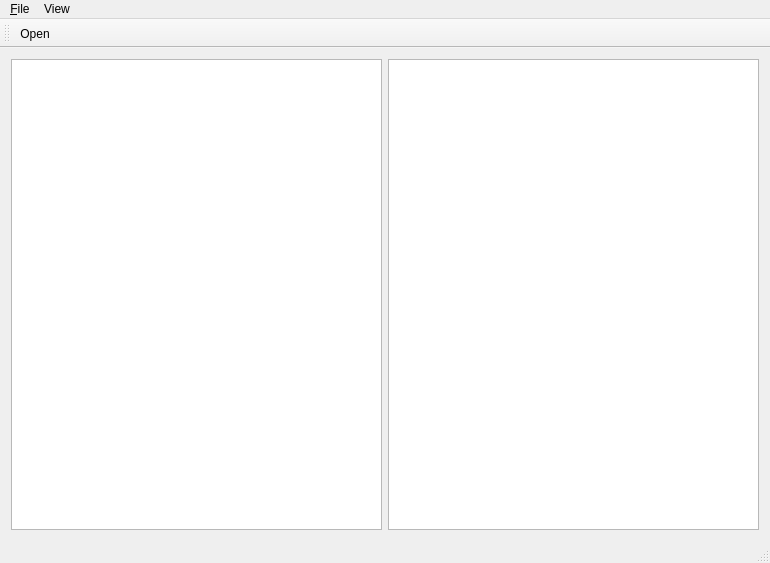
<?xml version="1.0" encoding="UTF-8"?>
<ui version="4.0">
 <class>MainWindow</class>
 <widget class="QMainWindow" name="MainWindow">
  <property name="geometry">
   <rect>
    <x>0</x>
    <y>0</y>
    <width>770</width>
    <height>563</height>
   </rect>
  </property>
  <property name="windowTitle">
   <string>vChm</string>
  </property>
  <widget class="QWidget" name="centralWidget">
   <layout class="QHBoxLayout" name="horizontalLayout">
    <item>
     <widget class="QTreeWidget" name="treeWidget">
      <property name="acceptDrops">
       <bool>true</bool>
      </property>
      <attribute name="headerVisible">
       <bool>false</bool>
      </attribute>
      <column>
       <property name="text">
        <string notr="true">1</string>
       </property>
      </column>
     </widget>
    </item>
    <item>
     <widget class="QTextBrowser" name="textBrowser"/>
    </item>
   </layout>
  </widget>
  <widget class="QMenuBar" name="menuBar">
   <property name="geometry">
    <rect>
     <x>0</x>
     <y>0</y>
     <width>770</width>
     <height>25</height>
    </rect>
   </property>
   <widget class="QMenu" name="menu_File">
    <property name="title">
     <string>&amp;File</string>
    </property>
    <addaction name="actionOpen"/>
    <addaction name="actionRecently"/>
   </widget>
   <widget class="QMenu" name="menuView">
    <property name="title">
     <string>View</string>
    </property>
    <addaction name="actionShow_Panel"/>
    <addaction name="actionShow_Toolbar"/>
   </widget>
   <addaction name="menu_File"/>
   <addaction name="menuView"/>
  </widget>
  <widget class="QToolBar" name="mainToolBar">
   <attribute name="toolBarArea">
    <enum>TopToolBarArea</enum>
   </attribute>
   <attribute name="toolBarBreak">
    <bool>false</bool>
   </attribute>
   <addaction name="actionOpen"/>
  </widget>
  <widget class="QStatusBar" name="statusBar"/>
  <action name="actionOpen">
   <property name="icon">
    <iconset resource="res.qrc">
     <normaloff>:/images/open.png</normaloff>:/images/open.png</iconset>
   </property>
   <property name="text">
    <string>Open</string>
   </property>
  </action>
  <action name="actionRecently">
   <property name="text">
    <string>Recently</string>
   </property>
  </action>
  <action name="actionShow_Panel">
   <property name="checkable">
    <bool>true</bool>
   </property>
   <property name="checked">
    <bool>true</bool>
   </property>
   <property name="text">
    <string>Show Panel</string>
   </property>
  </action>
  <action name="actionShow_Toolbar">
   <property name="checkable">
    <bool>true</bool>
   </property>
   <property name="checked">
    <bool>true</bool>
   </property>
   <property name="text">
    <string>Show Toolbar</string>
   </property>
  </action>
 </widget>
 <layoutdefault spacing="6" margin="11"/>
 <resources>
  <include location="res.qrc"/>
 </resources>
 <connections/>
</ui>
